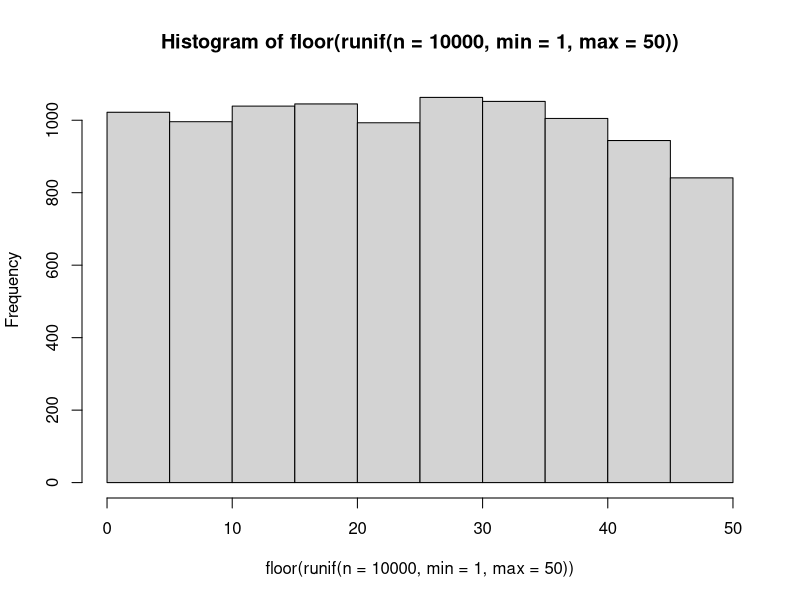
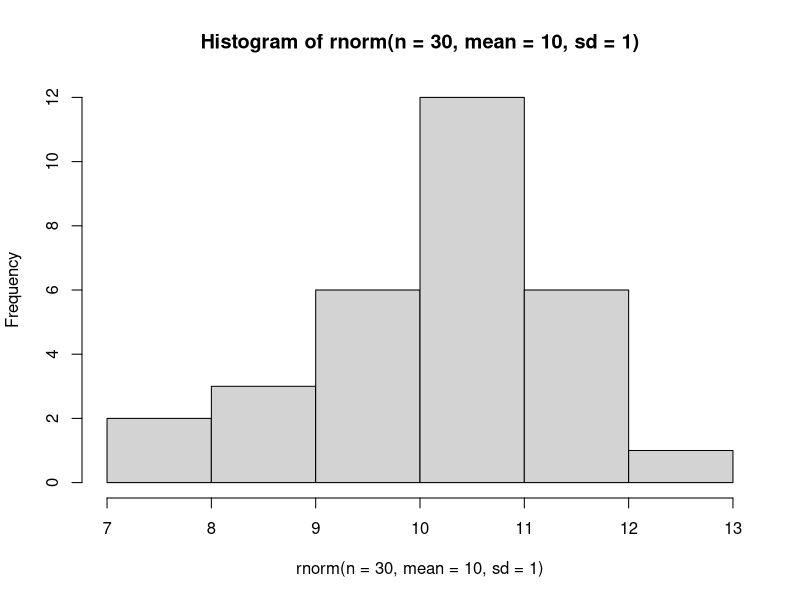
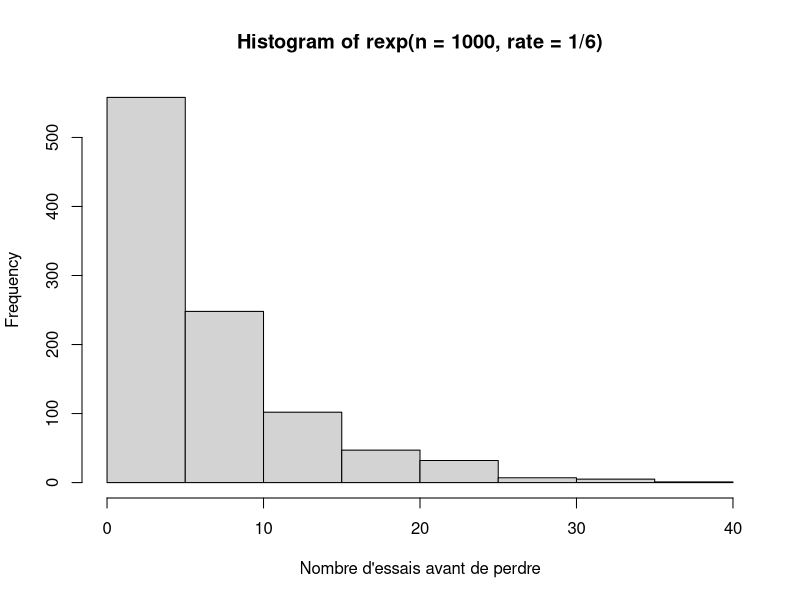
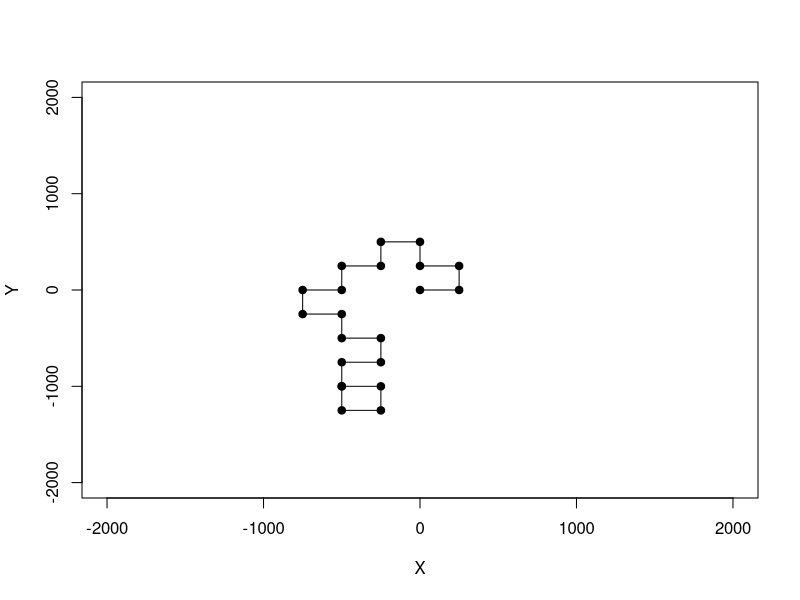
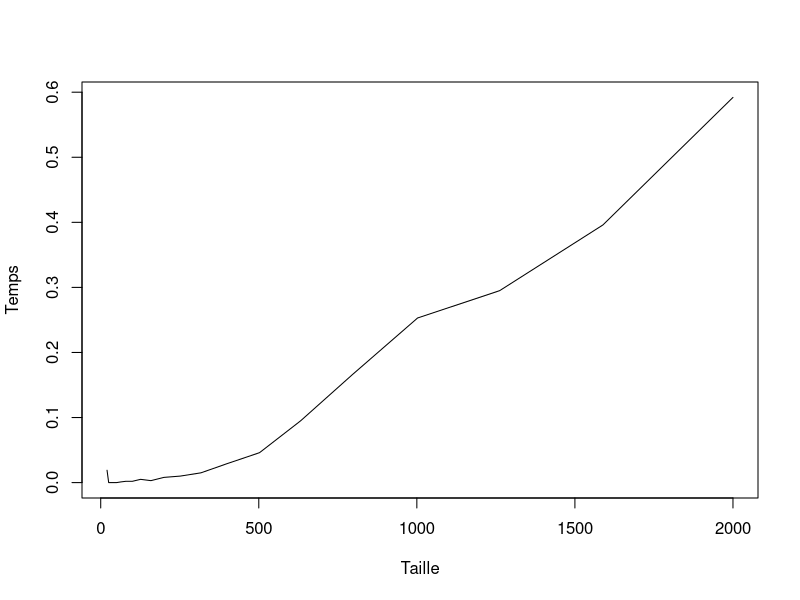

Write the R code that produced these figures, in order.
## ---- chunk 1
valeurs <- c("2", "3", "4", "5", "6", "7", "8", "9", "10", "valet", "reine", "roi", "as")
couleurs <- rep(c("pique", "trèfle", "carreau", "coeur"), each = 13)
cartes <- paste(valeurs, "-", couleurs)
tirage <- function(n, cartes) {
    sample(x = cartes, size = n, replace = FALSE)
}
tirage(3, cartes)
## ---- chunk 2
hist(floor(runif(n = 10000, min = 1,
  max = 50)))
## ---- chunk 3
set.seed(2)
## ---- chunk 4
hist(rnorm(n = 30, mean = 10, sd = 1))
## ---- chunk 5
rbinom(n = 10, size = 1, prob = 0.5)
## ---- chunk 6
rmultinom(n = 3, size = 1,
  prob = rep(1/6, 6))
## ---- chunk 7
hist(rexp(n = 1000, rate = 1/6), xlab =
  "Nombre d'essais avant de perdre")
## ---- chunk 8
set.seed(1)
p = 0.55
alea = runif(n = 1, min = 0, max = 1)
if(alea < p) res = "pile" else res = "face"
res
## ---- chunk 9
nsteps = 20
xy = matrix(0,nr = 21, nc = 2)
xy[1,] = c(0,0)
direction = 0
set.seed(2)
for(step in 2:(nsteps+1)) {
    # Ḑe quel côté tourner ?
    if(runif(1,0,1) < 0.5) {
      # Tourne à droite
      direction = direction + pi/2 
    }
    else {
      # Tourne à gauche  
      direction = direction - pi/2
    }
    # Calcul des nouvelles coordonnées
    xy[step,1] = 
      xy[step-1,1] + sin(direction)*250 
    xy[step,2] = 
      xy[step-1,2] + cos(direction)*250 
}
## ---- chunk 10
plot(xy[,1],xy[,2], type = "l", xlim = c(-2000,2000),ylim = c(-2000,2000),
    xlab = "X", ylab = "Y")
points(xy[,1],xy[,2],pch = 19)
## ---- chunk 11
etats = c("A", "B", "C", "D", "E")
p = c(0.1, 0.5, 0.2, 0.05, 0.15)
sum(p)

# On utilise cumsum pour calculer la probabilité cumulative
cump = cumsum(p)
cump
## ---- chunk 12
alea = runif(1,0,1)
alea
n_etats = 5; i = 1; plus_petit = FALSE
while(plus_petit == FALSE) {
    if(alea < cump[i]) {
        decision = etats[i]
        plus_petit = TRUE
    }
    else {
        i = i + 1
    }
}
decision
## ---- chunk 13
tirage = function(p) {
    etats = c("A", "B", "C", "D", "E")
    res = rmultinom(n=1,size=1,prob=p)
    etats[which(res==1)]
}
tirage(p)
## ---- chunk 14
tri = function(x){
	# Calcul de la dimension du vecteur
	taille = length(x)
	ordre = "NON"
	# Boucle qui tourne jusqu'à ce que tout soit en ordre
	while(ordre == "NON") {
		ordre = "OUI"
		# Boucle qui passe tous les éléments en paires
		for(i in 1:(taille-1)) {
			if(x[i+1] < x[i]) {
				# Inversion des deux lettres
				x[c(i,i+1)] = x[c(i+1,i)]
				# Comme un changement a été fait, l'ordre
				# n'est pas encore garanti
				ordre = "NON"
			}
		}
	}
	return(x)
}
## ---- chunk 15
x = runif(1000)
system.time(sort(x))
system.time(tri(x))

## ---- chunk 16
n = 2*10^seq(1,3,0.1)
res = numeric(length(n))
for(i in 1:length(res)) {
	x = runif(n[i])
	res[i] = system.time(tri(x))[3]
}
plot(n,res, type = "l", xlab = "Taille", ylab = "Temps")
## ---- chunk 17
f1 = function(x) {
	taille = length(x)
	x2 = numeric(taille)
	for(i in 1:taille) if(x[i] < 0.5) x2[i] = 1
}
f2 = function(x) {
	x2 = x*0
	x2[x<0.5] = 1
}
## ---- chunk 18
x = runif(1000000)
system.time(f1(x))
system.time(f2(x))
## ---- chunk 19
f1 = function(x) {
	res = numeric(ncol(x))
	for(j in 1:ncol(x)) {
		for(i in 1:nrow(x)){
			res[x] = res[j] + x[i,j]
		}
	}
}
X = matrix(runif(100*100),nr=100,nc=100)
## ---- chunk 20
system.time(rowSums(X))
system.time(apply(X,2,sum))
system.time(f1(X))
## ---- chunk 21
head(read.csv2("donnees/quadrats.txt"))
